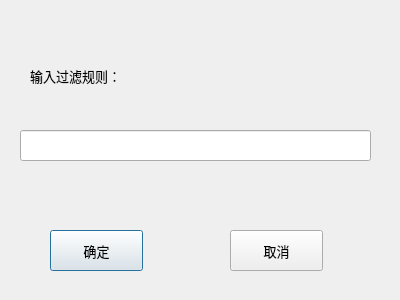
<?xml version="1.0" encoding="UTF-8"?>
<ui version="4.0">
 <class>FilterDialog</class>
 <widget class="QDialog" name="FilterDialog">
  <property name="geometry">
   <rect>
    <x>0</x>
    <y>0</y>
    <width>400</width>
    <height>300</height>
   </rect>
  </property>
  <property name="windowTitle">
   <string>自定义过滤规则</string>
  </property>
  <property name="styleSheet">
   <string notr="true"/>
  </property>
  <widget class="QLineEdit" name="filterlineEdit">
   <property name="geometry">
    <rect>
     <x>20</x>
     <y>130</y>
     <width>351</width>
     <height>31</height>
    </rect>
   </property>
  </widget>
  <widget class="QLabel" name="label">
   <property name="geometry">
    <rect>
     <x>30</x>
     <y>60</y>
     <width>131</width>
     <height>31</height>
    </rect>
   </property>
   <property name="font">
    <font>
     <family>Microsoft YaHei UI</family>
     <pointsize>10</pointsize>
    </font>
   </property>
   <property name="text">
    <string>输入过滤规则：</string>
   </property>
  </widget>
  <widget class="QPushButton" name="okButton">
   <property name="geometry">
    <rect>
     <x>50</x>
     <y>230</y>
     <width>93</width>
     <height>41</height>
    </rect>
   </property>
   <property name="font">
    <font>
     <family>Microsoft YaHei UI</family>
     <pointsize>10</pointsize>
    </font>
   </property>
   <property name="styleSheet">
    <string notr="true"/>
   </property>
   <property name="text">
    <string>确定</string>
   </property>
  </widget>
  <widget class="QPushButton" name="cancelButton">
   <property name="geometry">
    <rect>
     <x>230</x>
     <y>230</y>
     <width>93</width>
     <height>41</height>
    </rect>
   </property>
   <property name="font">
    <font>
     <family>Microsoft YaHei UI</family>
     <pointsize>10</pointsize>
    </font>
   </property>
   <property name="styleSheet">
    <string notr="true"/>
   </property>
   <property name="text">
    <string>取消</string>
   </property>
  </widget>
 </widget>
 <resources/>
 <connections/>
</ui>
